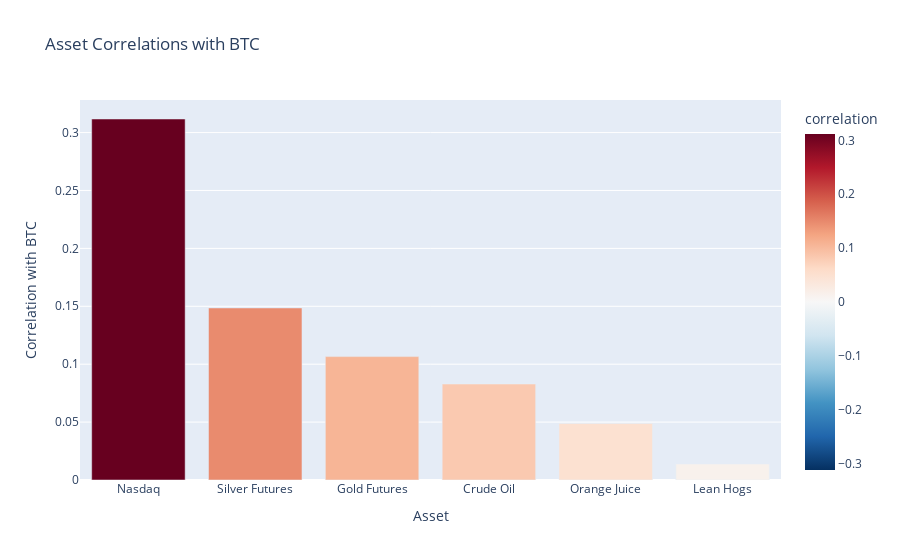

The notebook cell saved with this chart:
### Code cell
fig = px.bar(x=summary.index, y=summary.values,
             labels={'x': 'Asset', 'y': 'Correlation with BTC'},
             title='Asset Correlations with BTC',
             color=summary.values,
             color_continuous_scale='RdBu_r',
             color_continuous_midpoint=0)

fig.update_layout(showlegend=False,
                  coloraxis_colorbar_title='correlation')


fig.update_layout(showlegend=False)
fig.show()

### Figure 1 — Plotly figure (JSON) as saved in the notebook; plotly's stock layout.template omitted (floating-point values rounded to 4 significant figures)
{"data": [{"hovertemplate": "Asset=%{x}<br>Correlation with BTC=%{y}<br>color=%{marker.color}<extra></extra>", "legendgroup": "", "marker": {"color": [0.3117, 0.1486, 0.1065, 0.08287, 0.04877, 0.01376], "coloraxis": "coloraxis", "pattern": {"shape": ""}}, "name": "", "orientation": "v", "showlegend": false, "textposition": "auto", "type": "bar", "x": ["Nasdaq", "Silver Futures", "Gold Futures", "Crude Oil", "Orange Juice", "Lean Hogs"], "xaxis": "x", "y": [0.3117, 0.1486, 0.1065, 0.08287, 0.04877, 0.01376], "yaxis": "y"}], "layout": {"barmode": "relative", "coloraxis": {"cmid": 0, "colorbar": {"title": {"text": "correlation"}}, "colorscale": [[0, "rgb(5,48,97)"], [0.1, "rgb(33,102,172)"], [0.2, "rgb(67,147,195)"], [0.3, "rgb(146,197,222)"], [0.4, "rgb(209,229,240)"], [0.5, "rgb(247,247,247)"], [0.6, "rgb(253,219,199)"], [0.7, "rgb(244,165,130)"], [0.8, "rgb(214,96,77)"], [0.9, "rgb(178,24,43)"], [1, "rgb(103,0,31)"]]}, "legend": {"tracegroupgap": 0}, "showlegend": false, "title": {"text": "Asset Correlations with BTC"}, "xaxis": {"anchor": "y", "domain": [0, 1], "title": {"text": "Asset"}}, "yaxis": {"anchor": "x", "domain": [0, 1], "title": {"text": "Correlation with BTC"}}}}
